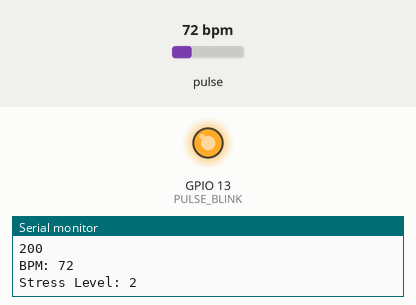
Bench run of a sketch on a simulated ESP32. On the bench: output pins drawn as LEDs (lit = HIGH), the last lines printed to the serial monitor. Dashed ring = blinking. Inputs (shaded band) come from the test bench; at power-on: pulse 72 bpm (analog values on the 0–4095 scale). WiFi joins after 1.5 s; servers stay silent unless stated; uploads are accepted with an empty reply.

Above: at 3.2 s.
3.3 s: pulse set to 147 bpm
At 6.2 s:
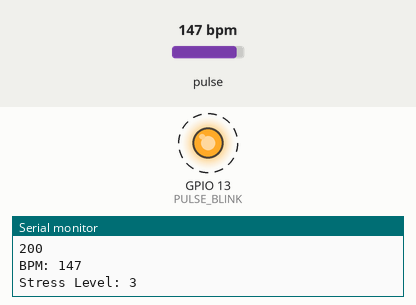
6.3 s: pulse set to 151 bpm
At 7.1 s:
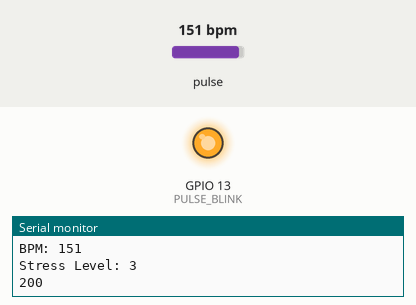
7.8 s: pulse set to 100 bpm
At 10.7 s:
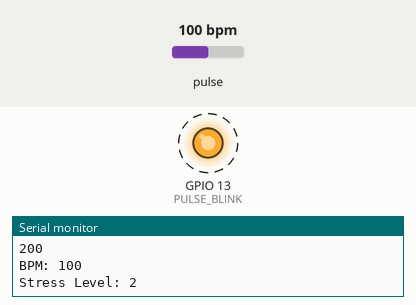
10.8 s: pulse set to 158 bpm
At 11.9 s:
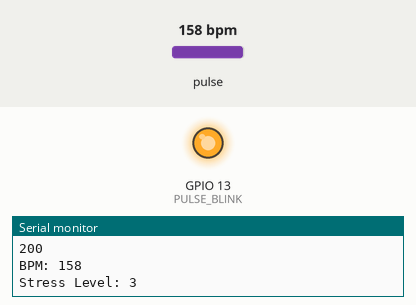
Timing chart, 0 to 13.3 s (numbered marks = the images above; inputs shaded):
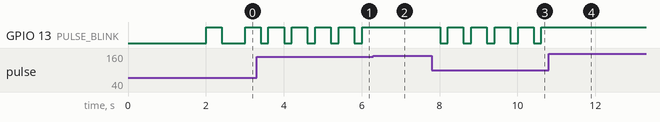

The sketch:

soulsense.ino
```cpp
#include <PulseSensorPlayground.h>
#include <WiFi.h>
#include <HTTPClient.h>
#include <ArduinoJson.h>
#include <Arduino.h>

const int PULSE_INPUT = 34;
const int PULSE_BLINK = 13;
const int PULSE_FADE = 5;   // Pin for the onboard LED
const int THRESHOLD = 685;  // Adjust this value to tune the sensor

PulseSensorPlayground pulseSensor;

const char* ssid = "duFIFA";
const char* password = "Fahri8013";
const char* serverAPI = "http://192.168.1.8:5001/api/sensor/store_data";

bool sendPulseSignal = false;

void setup() {
  Serial.begin(115200);

  WiFi.begin(ssid, password);
  Serial.print("Attempting to connect to ");
  Serial.print(ssid);
  while (WiFi.status() != WL_CONNECTED) {
    delay(1000);
    Serial.println("Connecting to WiFi...");
  }
  Serial.println("Connected to WiFi");

  analogReadResolution(10);

  // Configure pulse sensor
  pulseSensor.analogInput(PULSE_INPUT);
  pulseSensor.blinkOnPulse(PULSE_BLINK);
  pulseSensor.fadeOnPulse(PULSE_FADE);
  pulseSensor.setSerial(Serial);
  pulseSensor.setThreshold(THRESHOLD);

  /*  Now that everything is ready, start reading the PulseSensor signal. */
  if (!pulseSensor.begin()) {
    while (1) {
      /*  If the pulseSensor object fails, flash the led  */
      digitalWrite(PULSE_BLINK, LOW);
      delay(500);
      digitalWrite(PULSE_BLINK, HIGH);
      delay(500);
    }
  }
}

void loop() {
  if (WiFi.status() == WL_CONNECTED) {
    HTTPClient http;
    http.begin(serverAPI);

    if (sendPulseSignal) {
      delay(200);
      Serial.println(pulseSensor.getLatestSample());
    }
    // Get the BPM value
    int myBPM = 0;

    // If a beat is detected
    if (pulseSensor.sawStartOfBeat()) {
      myBPM = pulseSensor.getBeatsPerMinute();

      if (myBPM < 200) {

        http.addHeader("Content-Type", "application/json");

        Serial.print("BPM: ");
        Serial.println(myBPM);
        int stressLevel = calculateStressLevel(myBPM);
        Serial.print("Stress Level: ");
        Serial.println(stressLevel);

        StaticJsonDocument<200> doc;
        doc["value"] = myBPM;
        doc["level"] = stressLevel;

        String requestBody;
        serializeJson(doc, requestBody);

        int httpResponseCode = http.POST(requestBody);

        if (httpResponseCode > 0) {
          String response = http.getString();
          Serial.println(httpResponseCode);
          Serial.println(response);
        } else {
          Serial.print("Error on sending POST: ");
          Serial.println(httpResponseCode);
        }

        http.end();
      }
    }
  } else {
    Serial.println("Error in WiFi connection");
  }
  delay(200);
  // serialCheck();
}

void serialCheck(){
  if(Serial.available() > 0){
    char inChar = Serial.read();
    switch(inChar){
      case 'b':
        sendPulseSignal = true;
        break;
      case 'x':
        sendPulseSignal = false;
        break;
      default:
        break;
    }
  }
}

int calculateStressLevel(int bpm) {
  // Simple stress calculation based on BPM thresholds
  if (bpm < 60) {
    return 1;  // Low stress
  } else if (bpm >= 60 && bpm <= 100) {
    return 2;  // Moderate stress
  } else {
    return 3;  // High stress
  }
}
```

Measured:
- the behaviour switches between 149 and 150 bpm on pulse (found by bisection; images 1 and 2)
- after the input at 3.3 s, GPIO 13 (PULSE_BLINK): alternates HIGH for 0.40 s and LOW for 0.20 s, starting after 0.31 s
- after the input at 6.3 s, GPIO 13 (PULSE_BLINK): stops changing and stays HIGH
- after the input at 7.8 s, GPIO 13 (PULSE_BLINK): alternates HIGH for 0.40 s and LOW for 0.20 s, starting after 0.21 s
- after the input at 10.8 s, GPIO 13 (PULSE_BLINK): stops changing and stays HIGH
